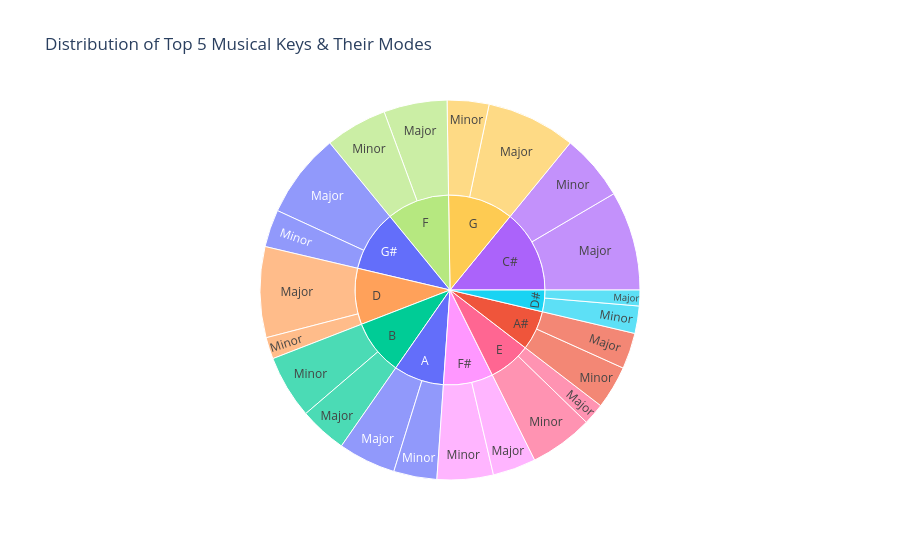

This figure's notebook cell:
### Code cell
# Count occurrences of each key and mode
key_mode_counts = df.groupby(['key', 'mode']).size().reset_index(name='count')
top_5_keys = df['key'].value_counts().head(5).index
fig = px.sunburst(key_mode_counts, 
                  path=['key', 'mode'], 
                  values='count', 
                  color='key',
                  title="Distribution of Top 5 Musical Keys & Their Modes")

fig.show()

### Figure 1 — Plotly figure (JSON) as saved in the notebook; plotly's stock layout.template omitted (floating-point values rounded to 4 significant figures)
{"data": [{"branchvalues": "total", "customdata": [["A"], ["A#"], ["B"], ["C#"], ["D"], ["D#"], ["E"], ["F"], ["F#"], ["G"], ["A"], ["G#"], ["A#"], ["B"], ["C#"], ["D"], ["D#"], ["E"], ["F"], ["F#"], ["G"], ["G#"], ["A"], ["A#"], ["B"], ["C#"], ["D"], ["D#"], ["E"], ["F"], ["F#"], ["G"], ["G#"]], "domain": {"x": [0, 1], "y": [0, 1]}, "hovertemplate": "labels=%{label}<br>count=%{value}<br>parent=%{parent}<br>id=%{id}<br>key=%{customdata[0]}<extra></extra>", "ids": ["A/Major", "A#/Major", "B/Major", "C#/Major", "D/Major", "D#/Major", "E/Major", "F/Major", "F#/Major", "G/Major", "A/Minor", "G#/Major", "A#/Minor", "B/Minor", "C#/Minor", "D/Minor", "D#/Minor", "E/Minor", "F/Minor", "F#/Minor", "G/Minor", "G#/Minor", "A", "A#", "B", "C#", "D", "D#", "E", "F", "F#", "G", "G#"], "labels": ["Major", "Major", "Major", "Major", "Major", "Major", "Major", "Major", "Major", "Major", "Minor", "Major", "Minor", "Minor", "Minor", "Minor", "Minor", "Minor", "Minor", "Minor", "Minor", "Minor", "A", "A#", "B", "C#", "D", "D#", "E", "F", "F#", "G", "G#"], "marker": {"colors": ["#636efa", "#EF553B", "#00cc96", "#ab63fa", "#FFA15A", "#19d3f3", "#FF6692", "#B6E880", "#FF97FF", "#FECB52", "#636efa", "#636efa", "#EF553B", "#00cc96", "#ab63fa", "#FFA15A", "#19d3f3", "#FF6692", "#B6E880", "#FF97FF", "#FECB52", "#636efa", "#636efa", "#EF553B", "#00cc96", "#ab63fa", "#FFA15A", "#19d3f3", "#FF6692", "#B6E880", "#FF97FF", "#FECB52", "#636efa"]}, "name": "", "parents": ["A", "A#", "B", "C#", "D", "D#", "E", "F", "F#", "G", "A", "G#", "A#", "B", "C#", "D", "D#", "E", "F", "F#", "G", "G#", "", "", "", "", "", "", "", "", "", "", ""], "type": "sunburst", "values": [40, 25, 33, 69, 63, 11, 15, 44, 30, 62, 30, 59, 30, 44, 46, 15, 19, 44, 43, 39, 29, 26, 70, 55, 77, 115, 78, 30, 59, 87, 69, 91, 85]}], "layout": {"autosize": true, "legend": {"tracegroupgap": 0}, "title": {"text": "Distribution of Top 5 Musical Keys & Their Modes"}}}
